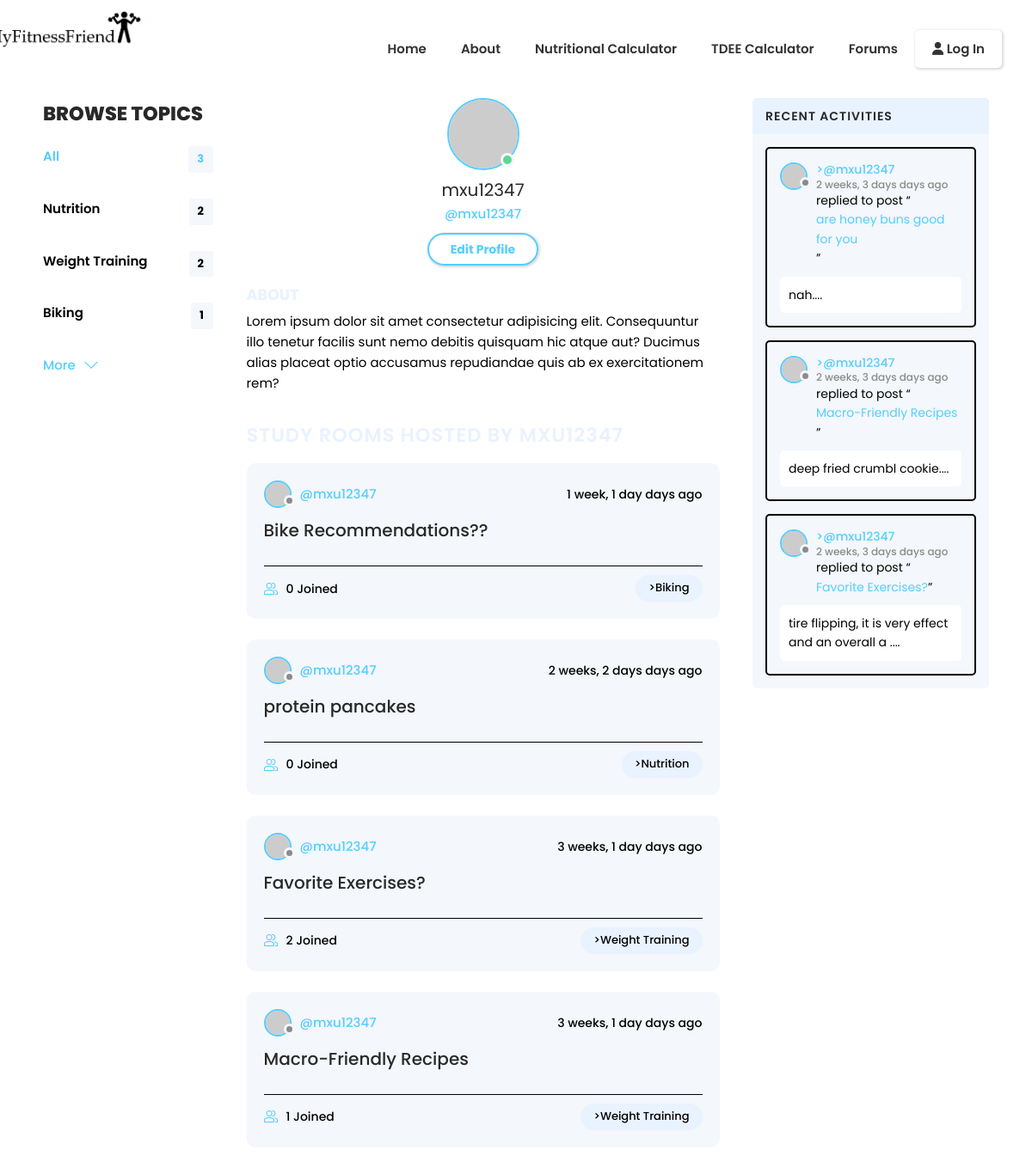
Page /profile/1/ on the committed database.
### counter/models.py (models this page shows, shortened)
class Topic(models.Model):
    name= models.CharField(max_length= 200)

class Room(models.Model):
    host=  models.ForeignKey(User, on_delete= models.SET_NULL, null= True)
    topic = models.ForeignKey(Topic, on_delete= models.SET_NULL, null= True)
    name = models.CharField(max_length=200)
    description = models.TextField(null= True, blank= True)
    participants = models.ManyToManyField(User, related_name='participants', blank= True)
    updated = models.DateTimeField(auto_now= True) # everytime the save method is called, take the timestamp
    created = models.DateTimeField(auto_now_add= True) # autonow_add only saves time stamp on the inital add not everytime it's saved
    class Meta:
        ordering= ['-updated', '-created']

class Message(models.Model):
    user = models.ForeignKey(User, on_delete= models.CASCADE)
    room = models.ForeignKey(Room, on_delete= models.CASCADE)
    body = models.TextField()
    updated = models.DateTimeField(auto_now= True)
    created = models.DateTimeField(auto_now_add= True)
    class Meta:
        ordering= ['-updated', '-created']
    def __str__(self) -> str:
        return self.body[0:50]

### counter/views.py (the view)
# urls.py: path('profile/<str:pk>/', views.userProfile, name= 'profile'),
def userProfile(request, pk):
    user= User.objects.get(id= pk)
    rooms= user.room_set.all()
    room_messages= user.message_set.all()
    topics= Topic.objects.all()
    context= {'user': user, 'rooms': rooms, 'room_messages': room_messages, 'topics': topics}
    return render(request, 'counter/profile.html', context)

### counter/templates/counter/profile.html
  {% extends 'main.html' %} {% block content %}
  <main class="profile-page layout layout--3">
    <div class="container1">
      {% include 'counter/topics_bar.html' %}
      <div class="roomList">
        <div class="profile">
          <div class="profile__avatar">
            <div class="avatar avatar--large active">
              <img src="https://randomuser.me/api/portraits/men/11.jpg" />
            </div>
          </div>
          <div class="profile__info">
            <h3>{{user.username}}</h3>
            <p>@{{user.username}}</p>
            <a href="edit-user.html" class="btn btn--main btn--pill">Edit Profile</a>
          </div>
          <div class="profile__about">
            <h3>About</h3>
            <p>
              Lorem ipsum dolor sit amet consectetur adipisicing elit. Consequuntur illo tenetur
              facilis sunt nemo debitis quisquam hic atque aut? Ducimus alias placeat optio
              accusamus repudiandae quis ab ex exercitationem rem?
            </p>
          </div>
        </div>
        <div class="roomList__header">
          <div>
            <h2>Study Rooms Hosted by {{user.username}}</a>
            </h2>
          </div>
        </div>
        {% include 'counter/room_feed.html' %}
      </div>
      {% include 'counter/activity_feed.html' %}
    </div>
  </main>
{% endblock %}

### counter/templates/counter/topics_bar.html
<div class="topics">
  <div class="topics__header">
    <h2>Browse Topics</h2>
  </div>
  <ul class="topics__list">
    <li>
      <a href="{% url 'forums' %}" class="active"
        >All <span>{{topics.count}}</span></a
      >
    </li>
    {% for topic in topics %}
    <li>
      <a href="{% url 'forums' %}?q={{topic.name}}"
        >{{topic.name}} <span>{{topic.room_set.all.count}}</span></a
      >
    </li>
    {% endfor %}
  </ul>
  <a class="btn btn--link" href="topics.html">
    More
    <svg
      version="1.1"
      xmlns="http://www.w3.org/2000/svg"
      width="32"
      height="32"
      viewBox="0 0 32 32"
    >
      <title>chevron-down</title>
      <path d="M16 21l-13-13h-3l16 16 16-16h-3l-13 13z"></path>
    </svg>
  </a>
</div>

### counter/templates/counter/room_feed.html (shortened to what this page needs)
{% for room in rooms %}
<div class="roomListRoom">
  <div class="roomListRoom__header">
    <a href="{% url 'profile' room.host.id %}" class="roomListRoom__author">
      <div class="avatar avatar--small">
        <img src="https://randomuser.me/api/portraits/women/11.jpg" />
      </div>
      <span>@{{room.host.username}}</span>
    </a>
    <div class="roomListRoom__actions">
      <span>{{room.created|timesince}} days ago</span>
    </div>
  </div>
  <div class="roomListRoom__content">
    <a href="{% url 'room' room.id %}">{{room.name}}</a>
  </div>
  <div class="roomListRoom__meta">
    <a href="{% url 'room' room.id %}" class="roomListRoom__joined">
      {{room.participants.all.count}} Joined
    </a>
    <p class="roomListRoom__topic">>{{room.topic.name}}</p>
  </div>
</div>
{% endfor %}

### counter/templates/counter/activity_feed.html (shortened to what this page needs)
<div class="activities">
  <div class="activities__header">
    <h2>Recent Activities</h2>
  </div>
  {% for message in room_messages %}
  <div class="activities__box">
    <div class="activities__boxHeader roomListRoom__header">
      <a href="profile.html" class="roomListRoom__author">
        <div class="avatar avatar--small">
          <img src="https://randomuser.me/api/portraits/women/11.jpg" />
        </div>
        <p>
          >@{{message.user}}
          <span>{{message.created|timesince}} days ago</span>
        </p>
      </a>
    </div>
    <div class="activities__boxContent">
      <p>
        replied to post “<a href="{% url 'room' message.room.id%}"
          >{{message.room.name}}</a
        >”
      </p>
      <div class="activities__boxRoomContent">{{message}}....</div>
    </div>
  </div>
  {% endfor %}
</div>

### rows in the picture
Topic: name "Nutrition", room_set.all.count "2"
Topic: name "Weight Training", room_set.all.count "2"
Topic: name "Biking", room_set.all.count "1"
Room: host.username "mxu12347", created "1 week, 1 day", name "Bike Recommendations??", participants.all.count "0", topic.name "Biking"
Room: host.username "mxu12347", created "2 weeks, 2 days", name "protein pancakes", participants.all.count "0", topic.name "Nutrition"
Room: host.username "mxu12347", created "3 weeks, 1 day", name "Favorite Exercises?", participants.all.count "2", topic.name "Weight Training"
Room: host.username "mxu12347", created "3 weeks, 1 day", name "Macro-Friendly Recipes", participants.all.count "1", topic.name "Weight Training"
Message: user "mxu12347", created "2 weeks, 3 days", room.name "are honey buns good for you", body "nah"
Message: user "mxu12347", created "2 weeks, 3 days", room.name "Macro-Friendly Recipes", body "deep fried crumbl cookie"
Message: user "mxu12347", created "2 weeks, 3 days", room.name "Favorite Exercises?", body "tire flipping, it is very effect and an overall a"

### other values in the picture
{{ topics.count }} "3"
{{ user.username }} "mxu12347"
